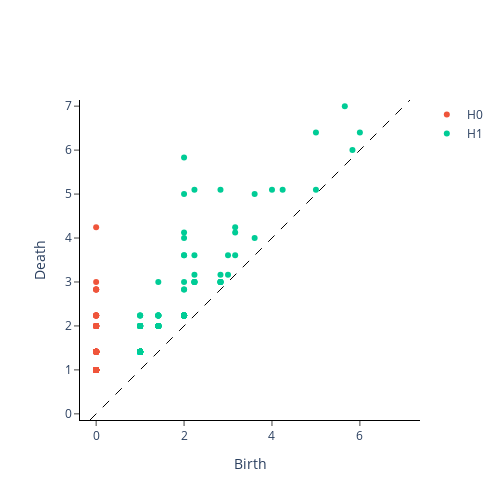

Here is the notebook cell this chart was saved with:
### Code cell
PtCloudPers1test = VR.fit_transform(xypts1test)
VR.plot(PtCloudPers1test,0)

### Figure 1 — Plotly figure (JSON) as saved in the notebook; plotly's stock layout.template omitted (floating-point values rounded to 4 significant figures; data arrays with more than 128 entries replaced by an {"elided": "..."} marker saying what was removed)
{"data": [{"hoverinfo": "none", "line": {"color": "black", "dash": "dash", "width": 1}, "mode": "lines", "showlegend": false, "type": "scatter", "x": [-0.14, 7.14], "y": [-0.14, 7.14]}, {"hoverinfo": "text", "hovertext": {"elided": "924 str values"}, "mode": "markers", "name": "H0", "type": "scatter", "x": {"elided": "924 int values"}, "y": {"elided": "924 float values"}}, {"hoverinfo": "text", "hovertext": {"elided": "465 str values"}, "mode": "markers", "name": "H1", "type": "scatter", "x": {"elided": "465 float values"}, "y": {"elided": "465 float values"}}], "layout": {"height": 500, "plot_bgcolor": "white", "width": 500, "xaxis": {"autorange": false, "exponentformat": "e", "linecolor": "black", "linewidth": 1, "mirror": false, "range": [-0.14, 7.14], "showexponent": "all", "showline": true, "side": "bottom", "ticks": "outside", "title": {"text": "Birth"}, "type": "linear", "zeroline": true}, "yaxis": {"autorange": false, "exponentformat": "e", "linecolor": "black", "linewidth": 1, "mirror": false, "range": [-0.14, 7.14], "scaleanchor": "x", "scaleratio": 1, "showexponent": "all", "showline": true, "side": "left", "ticks": "outside", "title": {"text": "Death"}, "type": "linear", "zeroline": true}}}
